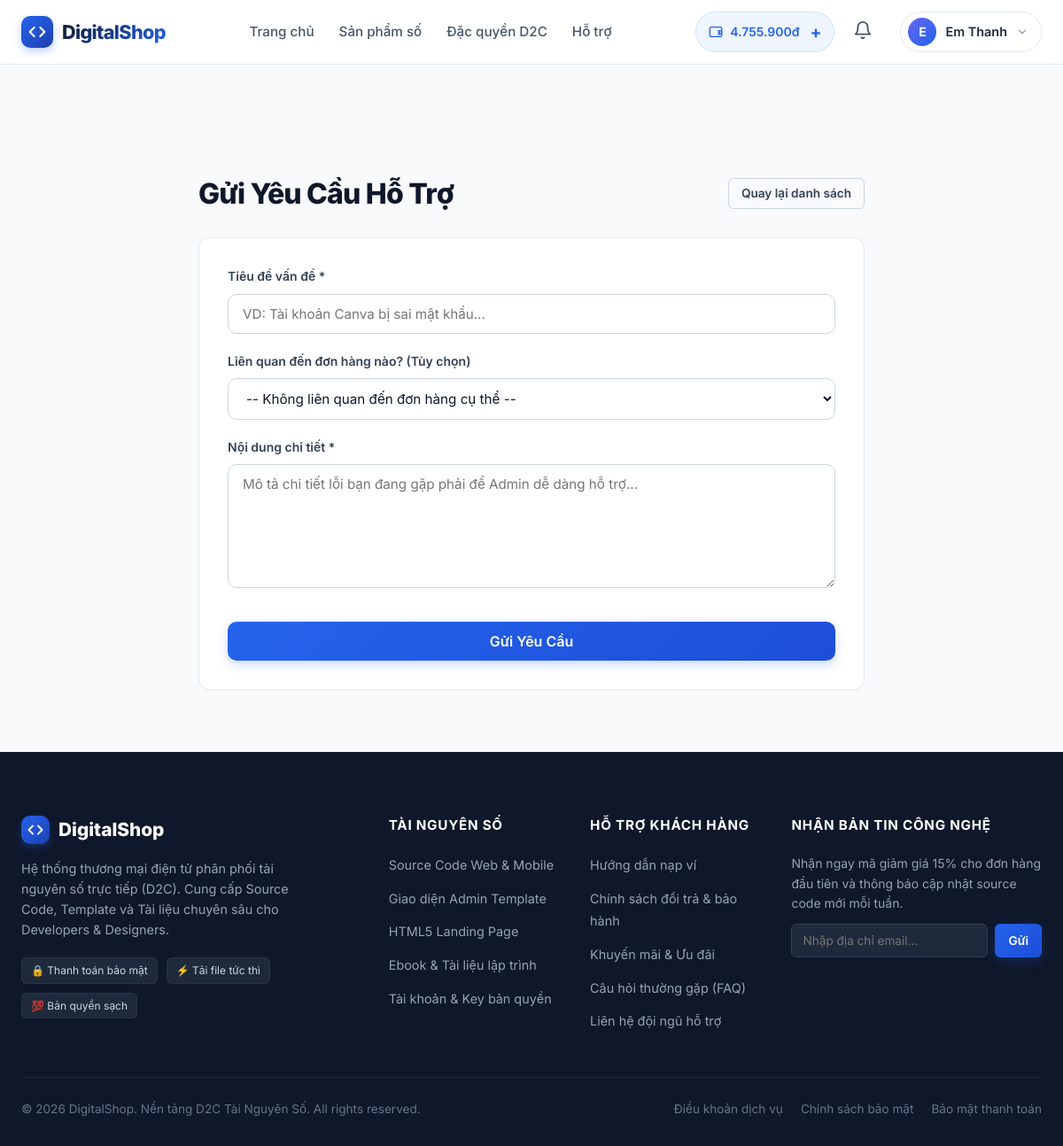
The app's page /user/pages/support-create.php (signed in) with its own data.
### tables this page shows
CREATE TABLE `users` (
  `id` int(11) UNSIGNED NOT NULL,
  `name` varchar(100) NOT NULL,
  `email` varchar(150) NOT NULL,
  `password_hash` varchar(255) NOT NULL,
  `balance` bigint(20) NOT NULL DEFAULT 0,
  `status` enum('active','banned') NOT NULL DEFAULT 'active',
  `created_at` datetime NOT NULL DEFAULT current_timestamp()
);

### shared/bootstrap.php (called while the page is built, shortened)
<?php
$host = '127.0.0.1'; $dbname = 'digital_shop'; $user = 'root'; $pass = '';
try {
    $db = new PDO("mysql:host=$host;dbname=$dbname;charset=utf8mb4", $user, $pass);
    $db->setAttribute(PDO::ATTR_ERRMODE, PDO::ERRMODE_EXCEPTION);
    $db->setAttribute(PDO::ATTR_DEFAULT_FETCH_MODE, PDO::FETCH_ASSOC);
} catch (Exception $e) {
    die("Lỗi kết nối DB: " . $e->getMessage());
}
function e($s) { return htmlspecialchars($s ?? '', ENT_QUOTES, 'UTF-8'); }
function money($amount) { return number_format($amount, 0, ',', '.') . 'đ'; }
function is_logged_in() { return isset($_SESSION['user_id']); }
function current_user() {
    global $db;
    $stmt = $db->prepare("SELECT * FROM users WHERE id = ?");
    $stmt->execute([$_SESSION['user_id']]);
    return $stmt->fetch();
}
function view($template, $data = [], $layout = 'user') {
    extract($data);
    require __DIR__ . '/../user/views/layouts/' . $layout . '.php';
}

### user/pages/support-create.php (called while the page is built, shortened)
<?php
require __DIR__ . '/../../shared/bootstrap.php';
$user_id = $_SESSION['user_id'];
$errors = [];
$stmt = $db->prepare("SELECT id, created_at FROM orders WHERE user_id = ? AND status = 'completed' ORDER BY created_at DESC");
$stmt->execute([$user_id]);
$orders = $stmt->fetchAll();
view('support-create', ['title' => 'Gửi yêu cầu hỗ trợ', 'errors' => $errors, 'orders' => $orders]);

### user/views/support-create.php (the view, shortened to what this page needs)
<section class="section" style="padding-top: 120px;">
    <div class="container" style="max-width: 800px;">
        <div style="display: flex; justify-content: space-between; align-items: center; margin-bottom: 24px;">
            <h1 class="section-title" style="margin: 0;">Gửi Yêu Cầu Hỗ Trợ</h1>
            <a href="<?= APP_BASE ?>/pages/support-list.php" class="btn btn-outline btn-sm">Quay lại danh sách</a>
        </div>
        <div style="background: #fff; border: 1px solid #e2e8f0; border-radius: 12px; padding: 32px;">
            <form method="post" class="form">
                <div class="form-group">
                    <label class="form-label">Tiêu đề vấn đề *</label>
                    <input type="text" name="subject" class="form-control" required placeholder="VD: Tài khoản Canva bị sai mật khẩu...">
                </div>
                <div class="form-group">
                    <label class="form-label">Liên quan đến đơn hàng nào? (Tùy chọn)</label>
                    <select name="order_id" class="form-control">
                        <option value="">-- Không liên quan đến đơn hàng cụ thể --</option>
                    </select>
                </div>
                <div class="form-group">
                    <label class="form-label">Nội dung chi tiết *</label>
                    <textarea name="message" class="form-control" rows="6" required placeholder="Mô tả chi tiết lỗi bạn đang gặp phải để Admin dễ dàng hỗ trợ..."></textarea>
                </div>
                <button type="submit" class="btn btn-primary" style="padding: 12px 24px;">Gửi Yêu Cầu</button>
            </form>
        </div>
    </div>
</section>

### user/views/partials/header.php (shortened to what this page needs)
<?php
$isLoggedIn = is_logged_in();
$u = $isLoggedIn ? current_user() : null;
$current_page = basename($_SERVER['PHP_SELF']);
?>
<header class="header">
    <div class="container">
        <div class="header-inner">
            <a href="<?= APP_BASE ?>/index.php" class="logo">
                <div class="logo-icon">
                    <svg width="20" height="20" viewBox="0 0 24 24" fill="none" stroke="currentColor" stroke-width="2.5" stroke-linecap="round" stroke-linejoin="round">
                        <polyline points="16 18 22 12 16 6"></polyline>
                        <polyline points="8 6 2 12 8 18"></polyline>
                    </svg>
                </div>
                <span>DigitalShop</span>
            </a>
            <ul class="nav-links">
                <li><a href="<?= APP_BASE ?>/index.php" class="nav-link <?= ($current_page == 'index.php') ? 'active' : '' ?>">Trang chủ</a></li>
                <li><a href="<?= APP_BASE ?>/pages/products.php" class="nav-link <?= ($current_page == 'products.php' || $current_page == 'product-detail.php') ? 'active' : '' ?>">Sản phẩm số</a></li>
                <li><a href="<?= APP_BASE ?>/pages/promotions.php" class="nav-link">Đặc quyền D2C</a></li>
                <li><a href="#support" class="nav-link">Hỗ trợ</a></li>
            </ul>
            <div class="header-actions">
                <?php if ($isLoggedIn && $u): ?>
                    <a href="<?= APP_BASE ?>/pages/deposit.php" class="wallet-badge" title="Bấm để nạp thêm tiền" style="text-decoration: none; cursor: pointer;">
                        <svg viewBox="0 0 24 24" fill="none" stroke="currentColor" stroke-width="2" stroke-linecap="round" stroke-linejoin="round">
                            <rect x="2" y="4" width="20" height="16" rx="2"></rect>
                            <path d="M16 10h4a2 2 0 0 1 2 2v2a2 2 0 0 1-2 2h-4"></path>
                            <circle cx="18" cy="13" r="1" fill="currentColor"></circle>
                        </svg>
                        <span><?= money($u['balance']) ?></span>
                        <span style="font-size: 1.2rem; font-weight: bold; margin-left: 4px;">+</span>
                    </a>
                    <div class="notification-wrapper" style="position: relative; display: flex; align-items: center; margin-right: 10px;">
                        <button id="notif-bell" style="background: none; border: none; cursor: pointer; position: relative; color: var(--slate-600); padding: 5px;">
                            <svg width="22" height="22" viewBox="0 0 24 24" fill="none" stroke="currentColor" stroke-width="2" stroke-linecap="round" stroke-linejoin="round">
                                <path d="M18 8A6 6 0 0 0 6 8c0 7-3 9-3 9h18s-3-2-3-9"></path>
                                <path d="M13.73 21a2 2 0 0 1-3.46 0"></path>
                            </svg>
                        </button>
                    </div>
                    <div class="user-dropdown">
                        <div class="user-trigger" tabindex="0">
                            <div class="user-avatar-placeholder">
                                <?= mb_strtoupper(mb_substr($u['name'] ?? 'U', 0, 1, 'UTF-8')) ?>
                            </div>
                            <span><?= e($u['name']) ?></span>
                            <svg class="dropdown-arrow" viewBox="0 0 24 24" fill="none" stroke="currentColor" stroke-width="2.5" stroke-linecap="round" stroke-linejoin="round">
                                <polyline points="6 9 12 15 18 9"></polyline>
                            </svg>
                        </div>
                    </div>
                <?php else: ?>
                    <a href="<?= APP_BASE ?>/pages/auth/login.php" class="btn btn-outline btn-sm">Đăng nhập</a>
                    <a href="<?= APP_BASE ?>/pages/auth/register.php" class="btn btn-primary btn-sm">Đăng ký</a>
                <?php endif; ?>
            </div>
        </div>
    </div>
</header>

### records on screen
users: balance "4.755.900đ", name "E", name "Em Thanh"
